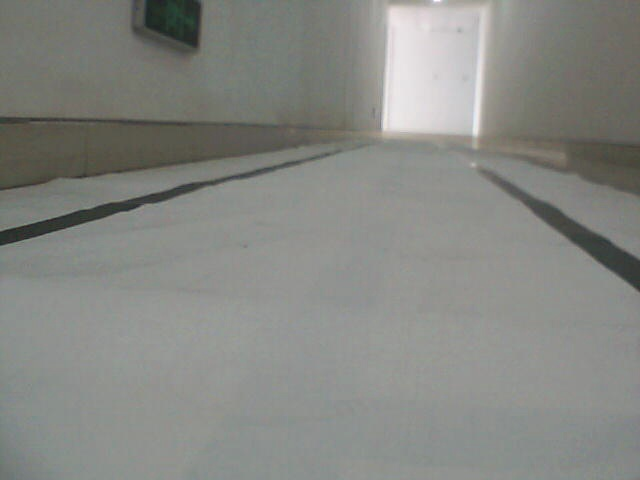
//> input picture image_272.jpg, 640 x 480 px
$ ./test_opencv   (built with g++ and OpenCV 4)
//> lines starting //> are read from the running program, lines starting //| are printed output that depends on the picture; after the words box and inside, x2 and y2 are one past the last pixel; in counts of white or black regions, pixels touching at a corner belong together
#include <cstdlib>
#include <iostream>
#include <vector>
#include <opencv2/highgui.hpp>
#include <opencv2/imgproc.hpp>
#include <opencv2/opencv.hpp>
#include <cmath>
#define PI 3.1415926

using namespace cv;
using namespace std;

const int CANNY_LOWER_BOUND=50;
const int CANNY_UPPER_BOUND=250;
const int HOUGH_THRESHOLD=100;


int main(){
	Mat image = imread("image_272.jpg",IMREAD_COLOR);
//> image is the input picture: 480 rows x 640 cols, CV_8UC3; mean B, G, R 130.7, 135.3, 133.7
	Rect roi(0,image.rows/3,image.cols,image.rows/3);
//> roi = Rect(0, 160, 640, 160)
	Mat imgROI=image(roi);
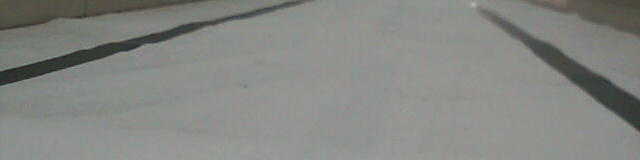
//> imgROI: 160 rows x 640 cols, CV_8UC3; mean B, G, R 130, 134.2, 132.6
	Mat imgROI_Gray,imgROI_Bin,imgROI_Dilation,imgROI_Erosion;
	Mat imgROI_Perspective = Mat::zeros( 160,640, CV_8UC3);
	 Mat element = getStructuringElement(MORPH_RECT, Size(2, 2));
	cvtColor(imgROI, imgROI_Gray,CV_RGB2GRAY);
	threshold(imgROI_Gray, imgROI_Bin, 120, 200.0, CV_THRESH_BINARY);
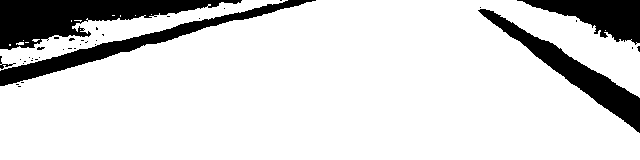
//> imgROI_Bin: 160 rows x 640 cols, CV_8UC1; values 0 (black) and 200 (white), 84.8% white; 37 black regions (32 under 20 px), largest, box (x1, y1, x2, y2) and area: (0, 0, 242, 50) 5539, (478, 9, 640, 133) 3669, (0, 0, 316, 86) 3516, (517, 0, 640, 45) 2734, (0, 56, 16, 69) 47
	dilate(imgROI_Bin,imgROI_Dilation,element);
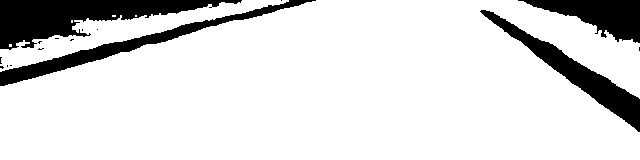
//> imgROI_Dilation: 160 rows x 640 cols, CV_8UC1; values 0 (black) and 200 (white), 85.7% white; 16 black regions (12 under 20 px), largest, box (x1, y1, x2, y2) and area: (0, 0, 242, 50) 5367, (480, 10, 640, 132) 3381, (0, 0, 316, 86) 3151, (518, 0, 640, 43) 2650
	erode( imgROI_Dilation, imgROI_Erosion,element);
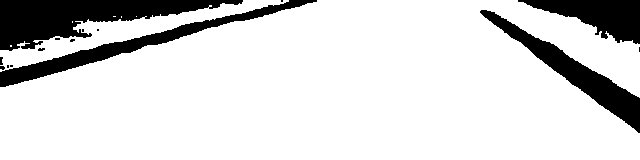
//> imgROI_Erosion: 160 rows x 640 cols, CV_8UC1; values 0 (black) and 200 (white), 84.5% white; 15 black regions (10 under 20 px), largest, box (x1, y1, x2, y2) and area: (0, 0, 243, 51) 5790, (480, 10, 640, 133) 3630, (0, 0, 317, 87) 3557, (518, 0, 640, 44) 2798, (0, 57, 3, 65) 20
	imshow("erode",imgROI_Erosion);
	//Canny algorithm
	Mat contours;
	Canny(imgROI_Erosion,contours,CANNY_LOWER_BOUND,CANNY_UPPER_BOUND);
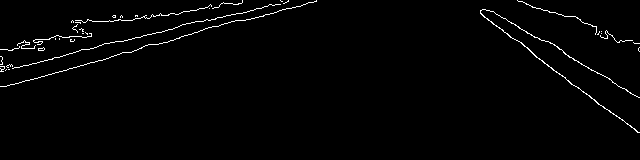
//> contours: 160 rows x 640 cols, CV_8UC1; 1.6% white in thin lines or dots, all inside (x1, y1, x2, y2) = (0, 0, 640, 133)
	imshow("lunkuojiance",contours);


	vector<Vec2f> lines,filtered_lines;
	map<double,int> lines_record;
	HoughLines(contours,lines,1,PI/180,HOUGH_THRESHOLD);
//> lines = 3 lines (rho, theta): [-278, 2.22], [69, 1.33], [85, 1.29]
	Mat result(imgROI.size(),CV_8U,Scalar(255));
	imgROI.copyTo(result);
	clog<<"num of lines: "<<lines.size()<<endl;

	float maxRad=-2*PI;
	float minRad=2*PI;
    int maxLr = 0,leftIndex=0;
    int maxRr = -999,rightIndex=0;
	//Draw the lines and judge the slope
	for(vector<Vec2f>::const_iterator it=lines.begin();it!=lines.end();++it)
	{
		float rho=(*it)[0];			//First element is distance rho
		float theta=(*it)[1];		//Second element is angle theta

		if(rho>0){
			if(rho>maxLr){
				leftIndex = it-lines.begin();
				maxLr = rho;
			}
		}else if(rho < 0){
			if(rho > maxRr){
				rightIndex = it-lines.begin();
				maxRr = rho;
			}
		}

		clog<<"Line: ("<<rho<<","<<theta<<")\n";

	}
//> this loop made 3 passes
//> (rho, theta, leftIndex, maxLr) on passes 2 to 3: (69, 1.33, 1, 69), (85, 1.29, 2, 85)
//> (rho, theta, rightIndex, maxRr) on pass 1: (-278, 2.22, 0, -278)
//> after the loop, leftIndex = 2; maxLr = 85; rightIndex = 0; maxRr = -278
	clog<<"leftIndex: "<<leftIndex<<" rightIndex: "<<rightIndex<<endl;
	//point of intersection of the line with first row
	if(maxLr==0||maxRr==-999)
		return 0;
	double rho1 = lines[leftIndex][0],theta1 = lines[leftIndex][1];
//> rho1 = 85; theta1 = 1.29
	double rho2 = lines[rightIndex][0],theta2 = lines[rightIndex][1];
//> rho2 = -278; theta2 = 2.22
	clog << rho1 <<" "<<theta1<<endl;
	clog<<rho2<<" "<<theta2<<endl;
	Point pt1(rho1/cos(theta1),0);
//> pt1 = Point(308, 0)
	//point of intersection of the line with last row
	Point pt2((rho1-result.rows*sin(theta1))/cos(theta1),result.rows);
//> pt2 = Point(-249, 160)
	//Draw a line
	line(result,pt1,pt2,Scalar(0,255,255),3,CV_AA);

	Point pt3(rho2/cos(theta2),0);
//> pt3 = Point(461, 0)
	//point of intersection of the line with last row
	Point pt4((rho2-result.rows*sin(theta2))/cos(theta2),result.rows);
//> pt4 = Point(674, 160)
	line(result,pt3,pt4,Scalar(0,0,255),3,CV_AA);
	double x = (rho1*sin(theta2)-rho2*sin(theta1))/sin(theta2-theta1);
//> x = 419.6
	double y = (rho1*cos(theta2)-rho2*cos(theta1))/sin(theta1-theta2);
//> y = -31.9
	clog<<"x: "<<x<<" y: "<<y<<endl;


	stringstream overlayedText;
	overlayedText<<"Lines: "<<filtered_lines.size();
	putText(result,overlayedText.str(),Point(10,result.rows-10),2,0.8,Scalar(0,0,255),0);
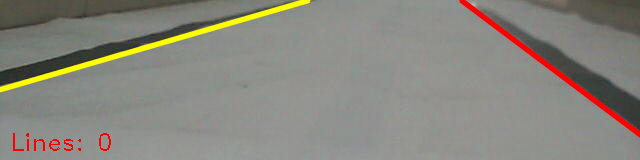
//> result: 160 rows x 640 cols, CV_8UC3; mean B, G, R 126.1, 134.4, 136.7
	imshow("result",result);
	waitKey(0);
}

$ run again, with image_124.jpg copied over image_272.jpg
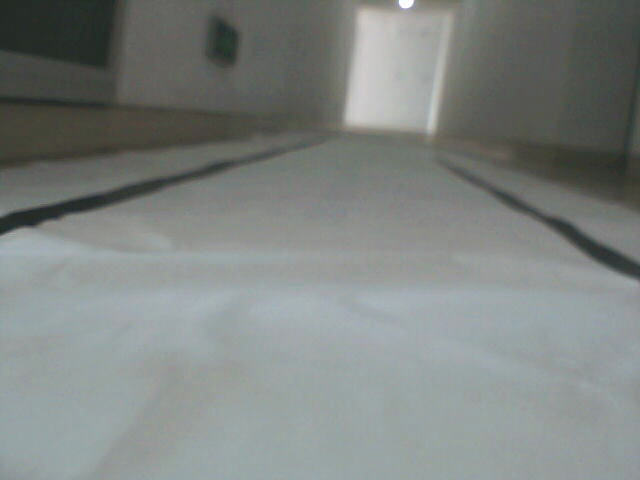
//> input picture image_124.jpg, 640 x 480 px
//> image is the input picture: 480 rows x 640 cols, CV_8UC3; mean B, G, R 129.2, 131.7, 126.4
//> `threshold(imgROI_Gray, imgROI_Bin, 120, 200.0, CV_THRESH_BINARY);`:
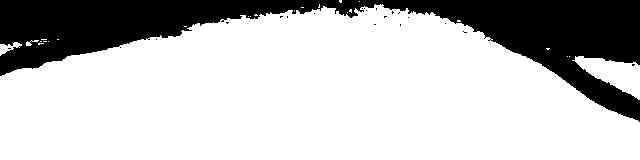
//> imgROI_Bin: 160 rows x 640 cols, CV_8UC1; values 0 (black) and 200 (white), 75.4% white; 21 black regions (20 under 20 px), largest, box (x1, y1, x2, y2) and area: (0, 0, 640, 122) 25154
//> imgROI_Dilation: 160 rows x 640 cols, CV_8UC1; values 0 (black) and 200 (white), 75.9% white; 6 black regions (5 under 20 px), largest, box (x1, y1, x2, y2) and area: (0, 0, 640, 121) 24649
//> imgROI_Erosion: 160 rows x 640 cols, CV_8UC1; values 0 (black) and 200 (white), 74.9% white; 3 black regions (2 under 20 px), largest, box (x1, y1, x2, y2) and area: (0, 0, 640, 122) 25684
//> `Canny(imgROI_Erosion,contours,CANNY_LOWER_BOUND,CANNY_UPPER_BOUND);`:
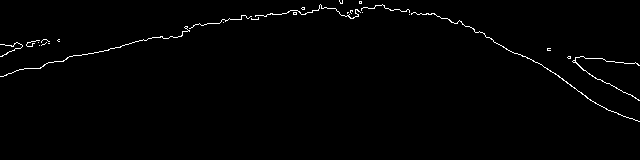
//> contours: 160 rows x 640 cols, CV_8UC1; 1.1% white in thin lines or dots, all inside (x1, y1, x2, y2) = (0, 0, 640, 122)
//> lines = empty
//> after the loop `for(vector<Vec2f>::const_iterator it=lines.begin();it!=lines.end();++it)`: leftIndex = 0; maxRr = -999
